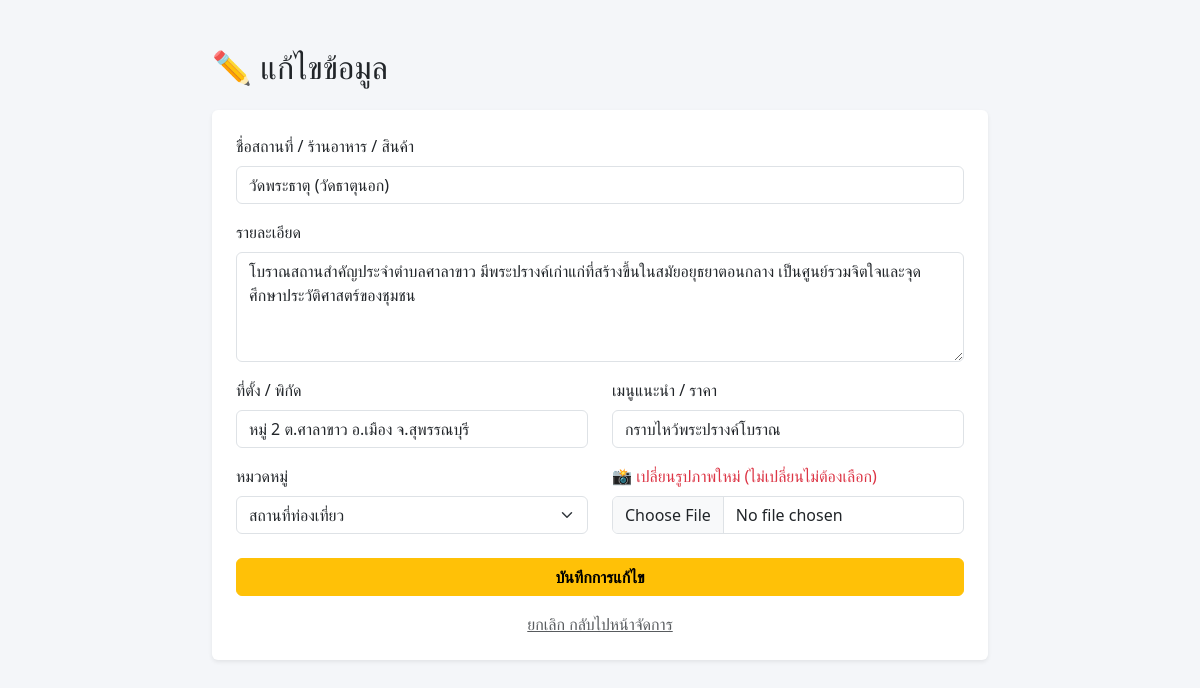
The page /admin/edit.php?id=1 (signed in) on the database its author committed.
### tables this page shows
CREATE TABLE `items` (
  `id` int(11) NOT NULL,
  `title` varchar(255) NOT NULL,
  `description` text DEFAULT NULL,
  `location` varchar(255) DEFAULT NULL,
  `highlight_info` varchar(255) DEFAULT NULL,
  `image_name` varchar(255) DEFAULT NULL,
  `category` enum('tourist','restaurant','otop') NOT NULL,
  `created_at` timestamp NOT NULL DEFAULT current_timestamp()
);

### admin/edit.php (the view, shortened to what this page needs)
<?php
require_once '../db_connect.php';
$id = $_GET['id'];
$stmt = $conn->prepare("SELECT * FROM items WHERE id = ?");
$stmt->execute([$id]);
$item = $stmt->fetch(PDO::FETCH_ASSOC);
?>
<!DOCTYPE html>
<html lang="th">
<head>
    <link href="https://cdn.jsdelivr.net/npm/bootstrap@5.3.0/dist/css/bootstrap.min.css" rel="stylesheet">
</head>
<body style="background-color: #f4f6f9;">
<div class="container mt-5" style="max-width: 800px;">
    <h2>✏️ แก้ไขข้อมูล</h2>
    <div class="card p-4 mt-4 shadow-sm border-0">
        <form method="post" enctype="multipart/form-data">
            <div class="mb-3">
                <label class="form-label">ชื่อสถานที่ / ร้านอาหาร / สินค้า</label>
                <input type="text" name="title" class="form-control" value="<?php echo htmlspecialchars($item['title']); ?>" required>
            </div>
            <div class="mb-3">
                <label class="form-label">รายละเอียด</label>
                <textarea name="description" class="form-control" rows="4" required><?php echo htmlspecialchars($item['description']); ?></textarea>
            </div>
            <div class="row">
                <div class="col-md-6 mb-3">
                    <label class="form-label">ที่ตั้ง / พิกัด</label>
                    <input type="text" name="location" class="form-control" value="<?php echo htmlspecialchars($item['location']); ?>">
                </div>
                <div class="col-md-6 mb-3">
                    <label class="form-label">เมนูแนะนำ / ราคา</label>
                    <input type="text" name="highlight_info" class="form-control" value="<?php echo htmlspecialchars($item['highlight_info']); ?>">
                </div>
            </div>
            <div class="row">
                <div class="col-md-6 mb-3">
                    <label class="form-label">หมวดหมู่</label>
                    <select name="category" class="form-select">
                        <option value="tourist" <?php if($item['category']=='tourist') echo 'selected'; ?>>สถานที่ท่องเที่ยว</option>
                    </select>
                </div>
                <div class="col-md-6 mb-4">
                    <label class="form-label text-danger">📸 เปลี่ยนรูปภาพใหม่ (ไม่เปลี่ยนไม่ต้องเลือก)</label>
                    <input type="file" name="image" class="form-control" accept="image/*">
                </div>
            </div>
            <button type="submit" class="btn btn-warning px-4 w-100 fw-bold">บันทึกการแก้ไข</button>
            <div class="text-center mt-3"><a href="dashboard.php" class="text-muted">ยกเลิก กลับไปหน้าจัดการ</a></div>
        </form>
    </div>
</div>
</body>
</html>

### rows shown on the page
items: title "วัดพระธาตุ (วัดธาตุนอก)", description "โบราณสถานสำคัญประจำตำบลศาลาขาว มีพระปรางค์เก่าแก่ที่สร้างขึ้นในสมัยอยุธยาตอนกลาง เป็นศูนย์รวมจิตใจและจุดศึกษาประวัติศาสตร์ของชุมชน", location "หมู่ 2 ต.ศาลาขาว อ.เมือง จ.สุพรรณบุรี", highlight_info "กราบไหว้พระปรางค์โบราณ", category "สถานที่ท่องเที่ยว"
